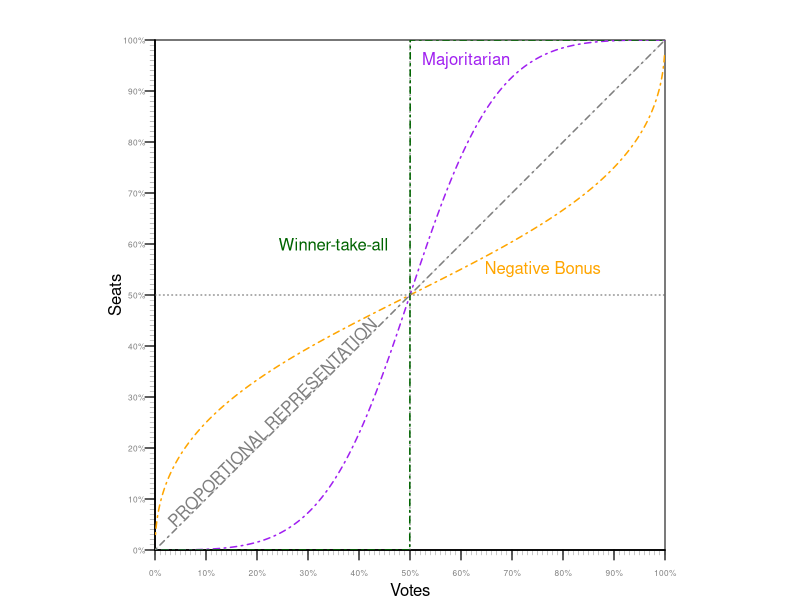
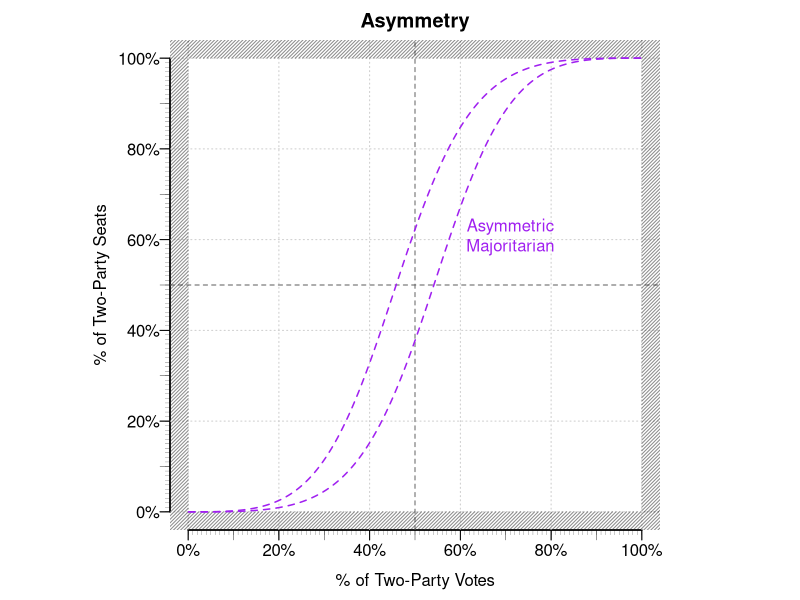

Recreate these plots in R, in order.
'seatsvotes.plot' <- function(main="", ylim=c(0,1), xlim=c(0,1), xlab="Votes", ylab="Seats", xaxis=TRUE, yaxis=TRUE, prop.line=TRUE, box=TRUE) 
	{
		par(pty="s", mar = c(2.5, 2, 2, 1), mgp = c(0.5, 0.5, 0))
		plot(1, 
		     type = "n", 
		     ylim=ylim, 
		     xlim=xlim,
		     xaxs="i",
		     yaxs="i",
		     ylab="", 
		     xlab="" , 
		     main=main, 
		     bty="n", 
		     axes=F)
			
		if (xaxis==TRUE) {
			axis(side=1, las=2, at=seq(0,1,0.1), labels=F, lwd.ticks=0.4)
			axis(side=1, las=2, at=seq(0,1,0.01), labels=F, lwd.ticks=0.2, tck=-0.01)
			axis(side=1, at=seq(0,1,0.1), labels=paste0(seq(0,100,10), "%"), cex.axis=0.5, col.axis="gray50")
			}
		if (yaxis==TRUE) {
			axis(side=2, las=2, at=seq(0,1,0.1), labels=F, lwd.ticks=0.4)
			axis(side=2, las=2, at=seq(0,1,0.01), labels=F, lwd.ticks=0.2, tck=-0.01)
			axis(side=2, las=2, at=seq(0,1,0.1), labels=paste0(seq(0,100,10), "%"), cex.axis=0.5, col.axis="gray50")
			}
	mtext(xlab, side=1, line = 1.5)
	mtext(ylab, side=2, line = 1.5)
	

	if (prop.line==TRUE) {	
		abline(0,1, lty=2, col="gray90")
		}
	if (box==TRUE) {
		box()
		abline(v=0.5, lty=3, col="gray40")
		abline(h=0.5, lty=3, col="gray40")
		}
			# rect(-.05,-.05,0,1.05, col = rgb(0.1,0.1,0.1,1/2), density=40, border = "transparent") #left
			# rect(0,0,1.05,-.05, col = rgb(0.1,0.1,0.1,1/2), density=40, border = "transparent") #bottom
			# rect(1,0,1.05,1.05, col = rgb(0.1,0.1,0.1,1/2), density=40, border = "transparent") #right
			# rect(0,1,1,1.05, col = rgb(0.1,0.1,0.1,1/2), density=40, border = "transparent") #top
	}

seatsvotes.axis <- function(xmin=0, xmax=1, ymin=0, ymax=1) {
	axis(side=1, las=2, at=seq(xmin,xmax,0.1), labels=F, lwd.ticks=0.4)
	axis(side=1, las=2, at=seq(xmin,xmax,0.01), labels=F, lwd.ticks=0.2, tck=-0.01)
	axis(side=1, at=seq(xmin,xmax,0.1), labels=paste0(seq(xmin*100,xmax*100,10), "%"), cex.axis=0.5, col.axis="gray50")
			
	axis(side=2, las=2, at=seq(ymin,ymax,0.1), labels=F, lwd.ticks=0.4)
	axis(side=2, las=2, at=seq(ymin,ymax,0.01), labels=F, lwd.ticks=0.2, tck=-0.01)
	axis(side=2, las=2, at=seq(ymin,ymax,0.1), labels=paste0(seq(ymin*100,ymax*100,10), "%"), cex.axis=0.5, col.axis="gray50")
			
	}

sv.hyp <- function(r, b, n = 1000){
  V  <- seq(from = 0.001,to = 0.999, length = n )
  LV <- log(V/(1-V))
  S  <- (1+exp(-b - r*LV))^-1

  dta <- cbind.data.frame(V,S)

  return(dta)
}

seatsvotes.plot()
majoritarian.sv.dta <- sv.hyp(r = 3, b = 0)
proporional.sv.dta  <- sv.hyp(r = 1, b = 0)
negative.dv.dta     <- sv.hyp(r = 0.50, b = 0)
winner.sv.dta       <- sv.hyp(r = 10000, b = 0)

          lines(majoritarian.sv.dta, lwd=1.5, col="purple", lty=4)
          lines(negative.dv.dta, lwd=1.5, col="orange", lty=4)
          lines(winner.sv.dta, lwd=1.5, col="dark green", lty=4)
          lines(proporional.sv.dta, lwd=1.5, col="gray50", lty=4)
               text(x =  0.23, y = 0.25, "PROPORTIONAL REPRESENTATION", srt=45, cex=1, col="gray50")
               text(x =  0.35, y = 0.60, "Winner-take-all", srt=0, cex=1, col="dark green")
               text(x =  0.61, y = 0.96, "Majoritarian", srt=0, cex=1, col="purple")
               text(x =  0.76, y = 0.55, "Negative Bonus", srt=0, cex=1, col="orange")


sv_curve <- function(s,v, lwd=2, col="gray40") {
	reg <- summary(lm(log(sv(s)) ~ log(sv(v))))
	VOTES.tmp <- seq(0,1, by=.01)
	seatvotes <- reg$coefficients[2]*log(VOTES.tmp/(1 - VOTES.tmp)) + reg$coefficients[1]
	funct2 <- function (x) exp(seatvotes) / (1 + exp(seatvotes)) 
	plot(funct2, from=0.0, to=1, add=TRUE, lwd=lwd, col=col)

	## redraw so actual results on top
	#v.tmp <- round(mean.w(VOTES, POP), 3)
	#s.tmp <- round(sum(find.winner(VOTES) * SEATS)/sum(SEATS), 3)
	#points(v.tmp,s.tmp, cex=2, col="gray10", pch=19)
	#points(v.tmp,s.tmp, cex=.75, col="gray60", pch=15)
	#text(v.tmp,s.tmp, "Actual Election Results", cex=.6, pos=4)
	text(.23,.25, "PROPORTIONAL REPRESENTATION", srt=45, cex=.5, col="gray50")
	}
	


sv_hyp_plot <- function(r, b, n = 1000){
			  V  <- seq(from = 0.001,to = 0.999, length = n )
			  LV <- log(V/(1-V))
			  S  <- (1+exp(-b - r*LV))^-1
			  
			  dta <- cbind.data.frame(V,S)
			  
			  return(dta)
			}
# Examples
# svg("/Users/user/Downloads/asymmetry.svg", width=10, height=6)
				majoritarian.sv.dta <- sv.hyp(r = 3, b = 0.5)
				majoritarian.sv.dta2 <- sv.hyp(r = 3, b = -0.5)
					
					par(pty="s", mar=c(3.5,2.5,2,1))
					plot(0,0, ylim=c(0,1), xlim=c(0,1), type="p", pch=19, col="#FFFFFF", main="Asymmetry", xlab="", ylab="", bty="n", axes=F)
						axis(side=1, las=2, at=seq(0,1,0.1), labels=F, lwd.ticks=0.4)
						axis(side=1, las=2, at=seq(0,1,0.01), labels=F, lwd.ticks=0.2, tck=-0.01)
						axis(side=1, at=seq(0, 1, 0.2), labels=c("0%", "20%", "40%", "60%", "80%", "100%"))

						axis(side=2, las=2, at=seq(0,1,0.1), labels=F, lwd.ticks=0.4)
						axis(side=2, las=2, at=seq(0,1,0.01), labels=F, lwd.ticks=0.2, tck=-0.01)
						axis(side=2, las=2, at=seq(0,1, 0.2), labels=c("0%", "20%", "40%", "60%", "80%", "100%"))

							abline(v=seq(0,1,0.2), lty=3, col="gray80")
							abline(h=seq(0,1,0.2), lty=3, col="gray80")
							abline(v=0.5, lty=2, col="gray40")
							abline(h=0.5, lty=2, col="gray40")
							rect(-.05,-.05,0,1.05, col = rgb(0.1,0.1,0.1,1/2), density=40, border = "transparent") #left
							rect(0,0,1.05,-.05, col = rgb(0.1,0.1,0.1,1/2), density=40, border = "transparent") #bottom
							rect(1,0,1.05,1.05, col = rgb(0.1,0.1,0.1,1/2), density=40, border = "transparent") #right
							rect(0,1,1,1.05, col = rgb(0.1,0.1,0.1,1/2), density=40, border = "transparent") #top


							lines(majoritarian.sv.dta, lwd=1.5, col="purple", lty=2)
							lines(majoritarian.sv.dta2, lwd=1.5, col="purple", lty=2)
	
					text(x =  0.71, y = 0.61, "Asymmetric\nMajoritarian", srt=0, cex=1, col="purple")

						mtext(side=1, line=2, "% of Two-Party Votes", cex=1)
						mtext(side=2, line=3, "% of Two-Party Seats", cex=1)

# dev.off() 

	
